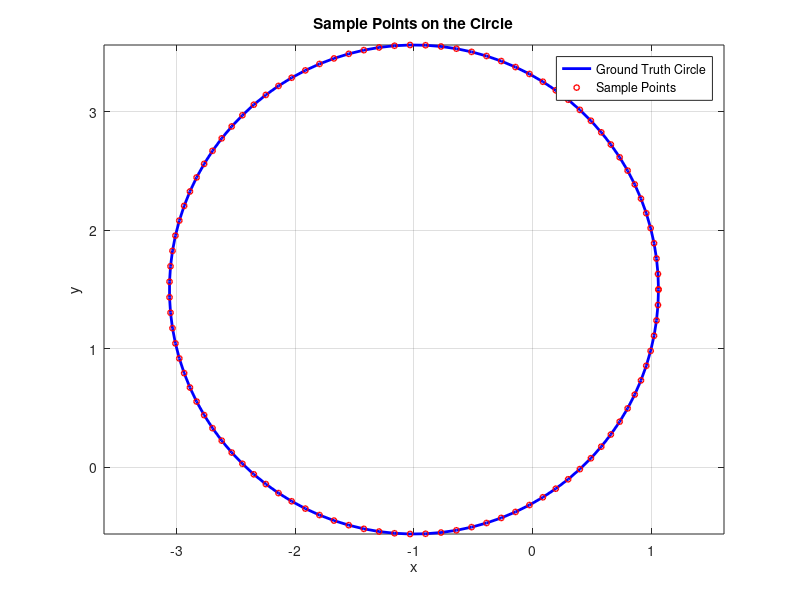
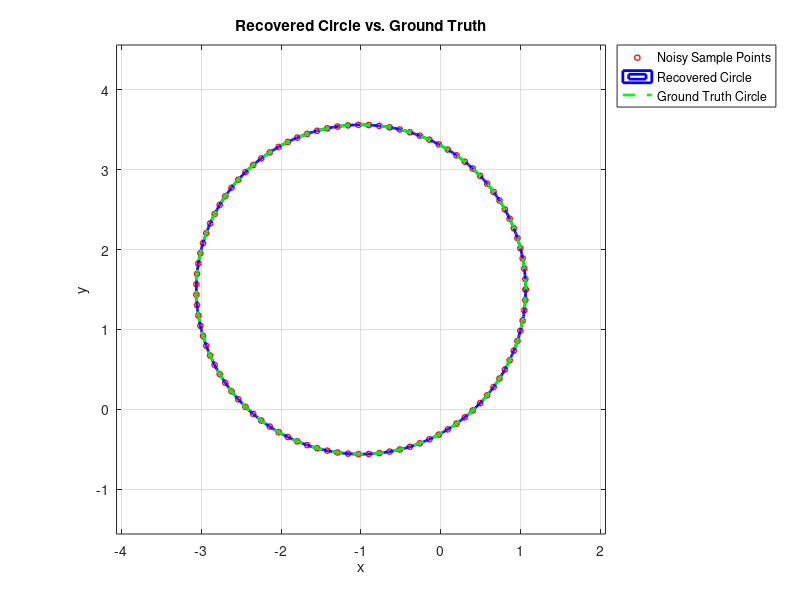

These charts were generated, in order, by the following MATLAB code:
%% Basic Setup (generate sample points)
% Number of sample points
N = 100;

% Define the circle equation: x^2 + y^2 + 2x - 3y + 1 = 0
% Convert to standard form to find center and radius
% (x + 1)^2 + (y - 1.5)^2 = (1 + 1^2 + 1.5^2) = 1 + 1 + 2.25 = 4.25
% So, center = (-1, 1.5), radius = sqrt(4.25) ≈ 2.0616

% Circle parameters
h = -1;            % x-coordinate of center
k = 1.5;           % y-coordinate of center
r = sqrt(4.25);    % Radius

% Generate N angles between 0 and 2*pi
theta = linspace(0, 2*pi, N);

% Generate (x, y) points on the circle
x = h + r * cos(theta);
y = k + r * sin(theta);

% Optionally, add slight noise to simulate real-world data
%noise_level = 0.05;  % Adjust noise level as needed
%x_noisy = x + noise_level * randn(size(x));
%y_noisy = y + noise_level * randn(size(y));

% Combine into a matrix of sample points
%data = [x_noisy', y_noisy'];
data = [x', y'];

figure;
plot(x, y, 'b-', 'LineWidth', 2); hold on;
plot(x, y, 'ro', 'MarkerSize', 4, 'LineWidth', 1);
%plot(x_noisy, y_noisy, 'ro', 'MarkerSize', 4, 'LineWidth', 1);
axis equal;
xlabel('x');
ylabel('y');
title('Sample Points on the Circle');
legend('Ground Truth Circle', 'Sample Points');
grid on;
hold off;

%% Define the monomial basis up to degree 3
% Columns: [1, x, y, x^2, x*y, y^2] moment matrix
M = [ones(N,1), data(:,1), data(:,2), ...
         data(:,1).^2, data(:,1).*data(:,2), data(:,2).^2];  % want to find nullspace of moment matrix M v \in Null(M) Mv = 0

%% Perform Singular Value Decomposition
[U, S, V] = svd(M, 'econ');  % 'econ' for economy size decomposition

% Display singular values
singular_values = diag(S);
disp('Singular Values:');
disp(singular_values);

%% Extract nullspace of M
% Define tolerance for considering singular values as zero
tol = 1e-8;

% Identify indices of singular values below the tolerance
null_space_indices = find(singular_values < tol);

% Extract corresponding nullspace vectors
null_space_vectors = V(:, null_space_indices);

% Display nullspace vectors
disp('Nullspace Vectors:');
disp(null_space_vectors);

%% Form the polynomial equation coefficients
% Assuming one nullspace vector corresponds to the circle
if size(null_space_vectors, 2) >=1
    null_vec = null_space_vectors(:,1);
    
    % Normalize the nullspace vector
    null_vec = null_vec / null_vec(end);  % Normalize by y^2 coefficient
    
    % Display the nullspace vector
    disp('First Nullspace Vector (Degree 2):');
    disp(null_vec);
    
    % Form the polynomial equation coefficients
    % [1, x, y, x^2, x*y, y^2]
    coefficients = null_vec;
    
    % Display the polynomial equation
    fprintf('\nRecovered Polynomial Equation (Degree 2):\n');
    fprintf('%.4f + %.4f*x + %.4f*y + %.4f*x^2 + %.4f*x*y + %.4f*y^2 = 0\n', ...
            coefficients(1), coefficients(2), coefficients(3), ...
            coefficients(4), coefficients(5), coefficients(6));
end

%% Compare with Ground Truth: x^2 + y^2 + 2x -3y +1=0

% Plot the recovered circle
% Solve for y in terms of x or x in terms of y, or use implicit plotting

% Create a fine grid for plotting the recovered circle
fplot_handle = @(x_val, y_val) coefficients(1) + coefficients(2)*x_val + ...
                                coefficients(3)*y_val + coefficients(4)*x_val.^2 + ...
                                coefficients(5)*x_val.*y_val + coefficients(6)*y_val.^2;

% Generate points where the recovered polynomial is approximately zero
% Using implicit equation solving

% Define a grid
x_range = linspace(min(data(:,1))-1, max(data(:,1))+1, 400);
y_range = linspace(min(data(:,2))-1, max(data(:,2))+1, 400);
[X_grid, Y_grid] = meshgrid(x_range, y_range);
Z = coefficients(1) + coefficients(2)*X_grid + ...
    coefficients(3)*Y_grid + coefficients(4)*X_grid.^2 + ...
    coefficients(5)*X_grid.*Y_grid + coefficients(6)*Y_grid.^2;

%% Plot the data points and recovered circle
figure;
plot(x, y, 'ro', 'MarkerSize', 4, 'LineWidth', 1); hold on;
contour(X_grid, Y_grid, Z, [0 0], 'b-', 'LineWidth', 2);
% Plot ground truth circle
theta_fine = linspace(0, 2*pi, 400);
x_gt = h + r * cos(theta_fine);
y_gt = k + r * sin(theta_fine);
plot(x_gt, y_gt, 'g--', 'LineWidth', 2);
axis equal;
xlabel('x');
ylabel('y');
title('Recovered Circle vs. Ground Truth');
legend('Noisy Sample Points', 'Recovered Circle', 'Ground Truth Circle', 'Location', 'BestOutside');
grid on;
hold off;